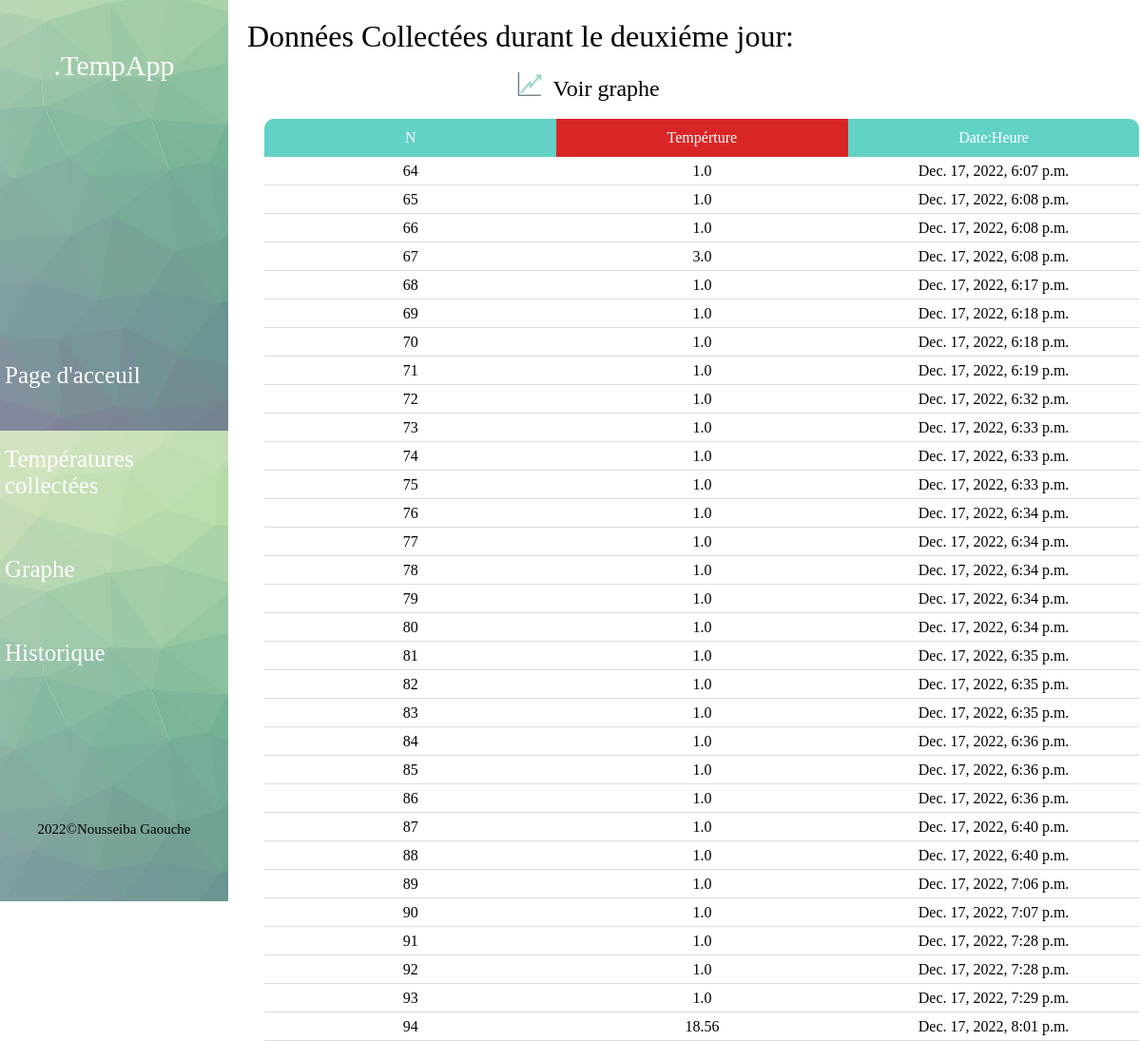
Before: /jr2/ with the older database file.
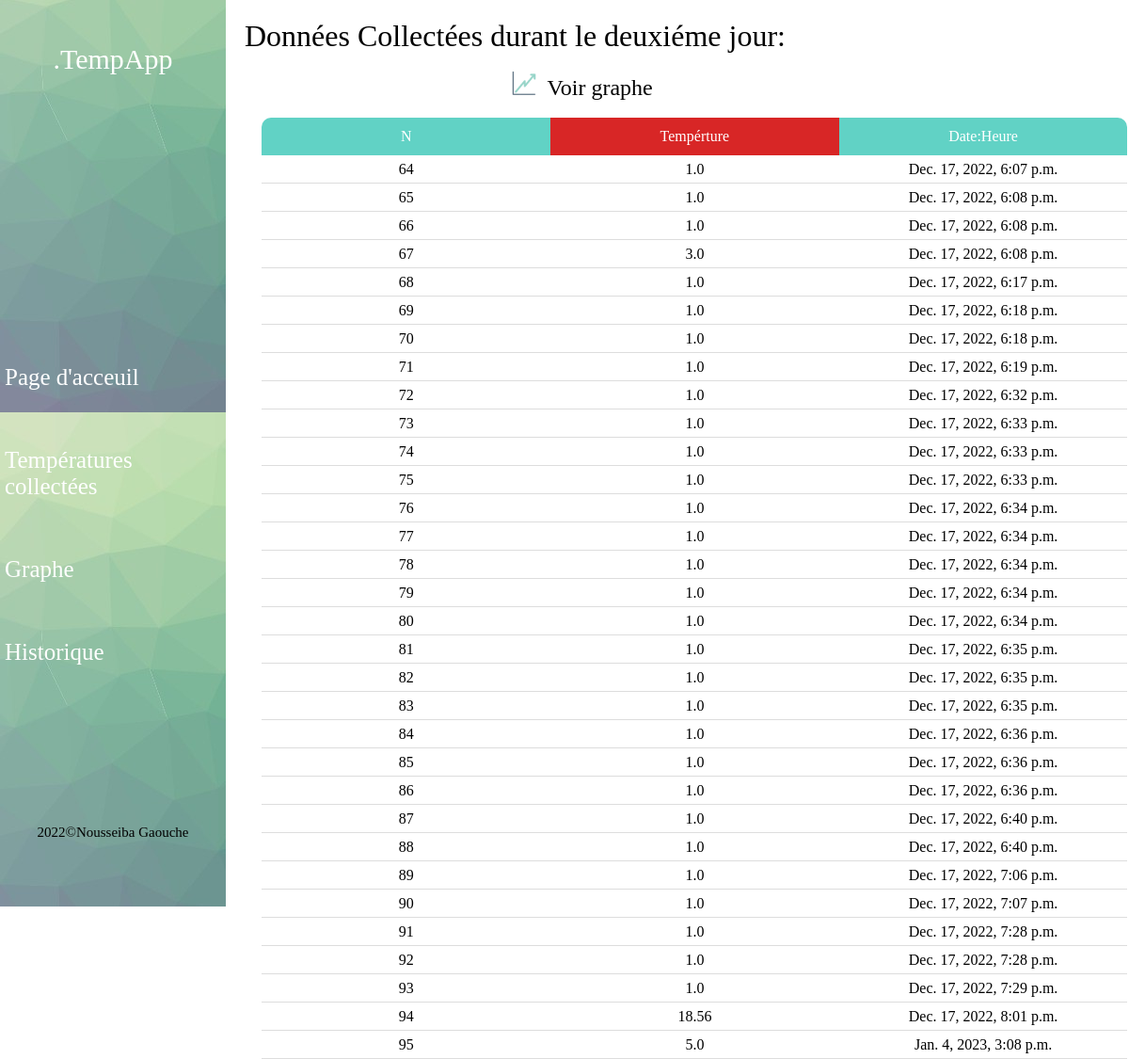
After: the same page with the newer database file.
### app/models.py (models this page shows, shortened)
class Dht(models.Model):
    temp = models.FloatField(null=True)
    dt = models.DateTimeField(auto_now_add=True,null=True)

### app/views.py (the view)
# urls.py: path('jr2/', views.data48, name='jr2'),
def data48(request):
    jr2 = Dht.objects.all()[32:64]
    s2={'jr2':jr2}
    return render(request, 'jour2.html',s2)

### app/templates/jour2.html (shortened to what this page needs)
<!DOCTYPE html>
{% load static %}
<html lang="en">
  <head>
    <link rel="stylesheet" href="{% static 'css/index2-3.css'%}"  />
  </head>
  <body>
    <div class="container">
      <div class="menu">
        <div class="logo">
          <p><a href="{% url 'data'%}">
          <h2>.TempApp</h2></p>
        </div>
        <ul>
          <li><a href="{% url 'data'%}">Page d'acceuil </a></li>
          <li><a href="{% url 'data2'%}">Températures collectées </a></li>
          <li><a href="{% url 'data3'%}">Graphe</a></li><br>
          <li><a href="{% url 'historique'%}">Historique</a></li>
        </ul>
        <span>2022©Nousseiba Gaouche</span>
      </div>
      <div class="stats-container">
        <div class="table-container">
          <h1 style="margin-bottom: 10px">Données Collectées durant le deuxiéme jour:</h1>
          <span class="titre"><img src="{% static 'images/gra.png'%}" width="40px" /><a href="{% url 'jr2Graphe'%}"> Voir graphe </a></span>
          <table>
            <tr>
              <th class="n">N</th>
              <th class="temp">Tempérture</th>
              <th class="date">Date:Heure</th>
            </tr>
            <tbody>
              {% for i in jr2 %}
                <tr>
                <td>{{i.id}}</td>
                <td>{{i.temp}}</td>
                <td>{{i.dt}}</td>
              {%endfor%}
            </tbody>
          </table>
        </div>
      </div>
    </div>
  </body>
</html>

Changed rows visible on the page:
added Dht: id "95", temp "5.0", dt "Jan. 4, 2023, 3:08 p.m."
